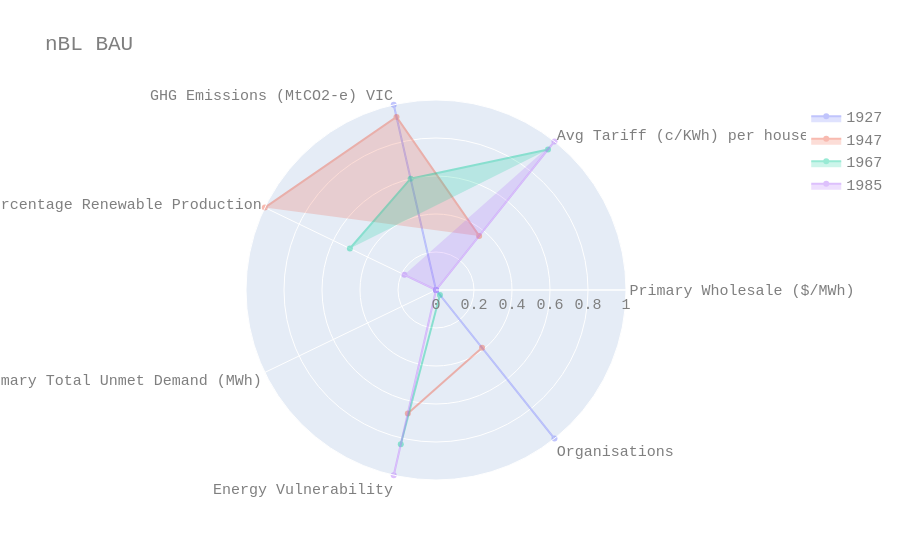

The cell this chart's notebook holds for it:
### Code cell
%matplotlib inline
import plotly.graph_objects as go

ooi = 'bau'


fig = go.Figure()

for year, row in data.iterrows():
    fig.add_trace(go.Scatterpolar(
      r=row[0:],
      theta=categories,
      fill='toself',
      opacity=0.4,
      name="{}".format(year)
    ))

fig.update_layout(
    polar=dict(
        radialaxis=dict(
            visible=True,
            range=[0, 1]
        )),
    showlegend=True,
    title="nBL BAU",
    font=dict(
        family="Courier New, monospace",
        size=15,
        color="#7f7f7f"
    ),
    autosize=True
)

## requires orca to be installed: conda install -c plotly plotly-orca
#fig.write_image('{}/fig{}.png'.format(r'figs', '_nbl_spider_%s'%(ooi)))
fig.show()

### Figure 1 — Plotly figure (JSON) as saved in the notebook; plotly's stock layout.template omitted (floating-point values rounded to 4 significant figures)
{"data": [{"fill": "toself", "name": "1927", "opacity": 0.4, "r": [NaN, 0.0, 1.0, 0.0, NaN, 0.0, 1.0], "theta": ["Primary Wholesale ($/MWh)", "Avg Tariff (c/KWh) per household", "GHG Emissions (MtCO2-e) VIC", "Percentage Renewable Production", "Primary Total Unmet Demand (MWh)", "Energy Vulnerability", "Organisations"], "type": "scatterpolar"}, {"fill": "toself", "name": "1947", "opacity": 0.4, "r": [NaN, 0.3642, 0.9343, 1.0, NaN, 0.6667, 0.3889], "theta": ["Primary Wholesale ($/MWh)", "Avg Tariff (c/KWh) per household", "GHG Emissions (MtCO2-e) VIC", "Percentage Renewable Production", "Primary Total Unmet Demand (MWh)", "Energy Vulnerability", "Organisations"], "type": "scatterpolar"}, {"fill": "toself", "name": "1967", "opacity": 0.4, "r": [NaN, 0.9455, 0.6009, 0.5031, NaN, 0.8333, 0.03333], "theta": ["Primary Wholesale ($/MWh)", "Avg Tariff (c/KWh) per household", "GHG Emissions (MtCO2-e) VIC", "Percentage Renewable Production", "Primary Total Unmet Demand (MWh)", "Energy Vulnerability", "Organisations"], "type": "scatterpolar"}, {"fill": "toself", "name": "1985", "opacity": 0.4, "r": [NaN, 1.0, 0.0, 0.1845, NaN, 1.0, 0.0], "theta": ["Primary Wholesale ($/MWh)", "Avg Tariff (c/KWh) per household", "GHG Emissions (MtCO2-e) VIC", "Percentage Renewable Production", "Primary Total Unmet Demand (MWh)", "Energy Vulnerability", "Organisations"], "type": "scatterpolar"}], "layout": {"autosize": true, "font": {"color": "#7f7f7f", "family": "Courier New, monospace", "size": 15}, "polar": {"radialaxis": {"range": [0, 1], "visible": true}}, "showlegend": true, "title": {"text": "nBL BAU"}}}
